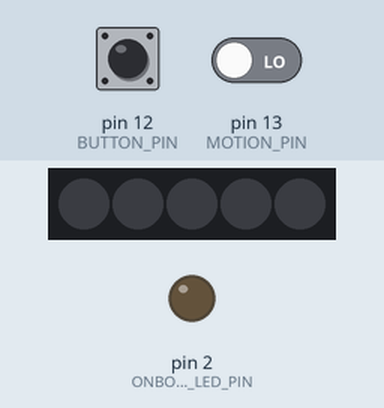
Recording of a sketch running on a simulated Arduino Uno, built with avr-gcc and run on an emulated ATmega328P. Parts: 5 RGB LEDs in strip order, left to right, output pins drawn as LEDs (lit = HIGH). The test bench sets the inputs (shaded band); at power-on: pin 13 (MOTION_PIN) LOW, pin 12 (BUTTON_PIN) HIGH. Random numbers use the default seed unless the sketch sets one.

Above: at 1.2 s.
1.3 s: pin 13 (MOTION_PIN) driven HIGH
At 2.8 s:
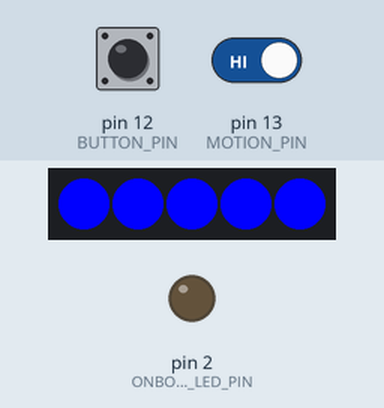
4.3 s: pin 13 (MOTION_PIN) driven LOW
7.3 s: pin 12 (BUTTON_PIN) pulled LOW for 0.15 s
At 7.37 s:
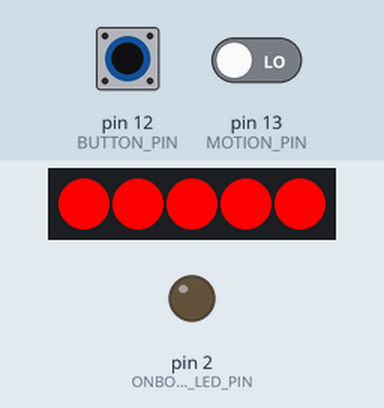
9.2 s: pin 13 (MOTION_PIN) driven HIGH
At 9.93 s:
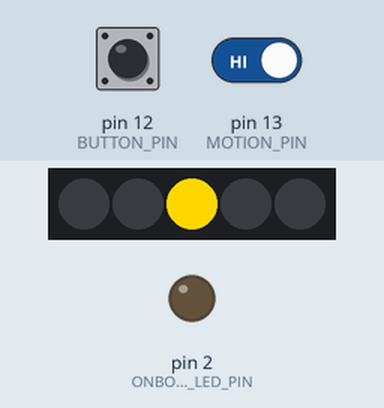
Timing chart, 0 to 11.9 s (numbered marks = the images above; inputs shaded):
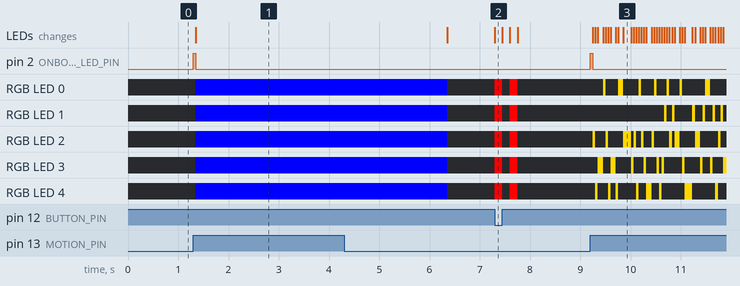

The sketch:

flashy_lights.ino
```cpp
#include <Adafruit_NeoPixel.h>

// Pin assignments
#define MOTION_PIN 13
#define LED_STRIP_PIN 5
#define BUTTON_PIN 12
#define ONBOARD_LED_PIN 2

// LED strip configurations
#define NUM_LEDS 5
Adafruit_NeoPixel strip(NUM_LEDS, LED_STRIP_PIN, NEO_GRB + NEO_KHZ800);

// Blink timings
unsigned long previousMillis = 0;
int blinkCount = 0;
bool blinking = false;
int ledMode = 1;

void setup() {
  // Initialize pins
  pinMode(MOTION_PIN, INPUT);
  pinMode(BUTTON_PIN, INPUT_PULLUP);
  pinMode(ONBOARD_LED_PIN, OUTPUT);

  // Initialize the LED strip
  strip.begin();
  strip.show();
}

void loop() {
  int motion_detected = digitalRead(MOTION_PIN);
  int button_pressed = digitalRead(BUTTON_PIN) == LOW;

  if (motion_detected && !blinking) {
    blinking = true;
    previousMillis = millis();
  }

  if (blinking) {
    digitalWrite(ONBOARD_LED_PIN, HIGH);
    delay(50);
    digitalWrite(ONBOARD_LED_PIN, LOW);
    blinking = false;

    switch (ledMode) {
      case 1:
        ledMode1();
        break;
      case 2:
        ledMode2();
        break;
      case 3:
        ledMode3();
        break;
      case 4:
        ledMode4();
        break;
    }
  }

  if (button_pressed) {
    ledMode = (ledMode % 4) + 1;
    for (int i = 0; i < ledMode; i++) {
      strip.fill(strip.Color(255, 0, 0));
      strip.show();
      delay(150);
      strip.clear();
      strip.show();
      delay(150);
    }
  }
}

void ledMode1() {
  // Blink the LED strip blue for 5 seconds
  strip.fill(strip.Color(0, 0, 255));
  strip.show();
  delay(5000);
  strip.clear();
  strip.show();
}

void ledMode2() {
  // Gold sparkles for 5 seconds
  unsigned long sparkleStart = millis();
  while (millis() - sparkleStart < 5000) {
    int led = random(NUM_LEDS);
    strip.setPixelColor(led, strip.Color(255, 215, 0));
    strip.show();
    delay(50);
    strip.setPixelColor(led, strip.Color(0, 0, 0));
    strip.show();
  }
  strip.clear();
  strip.show();
}

void ledMode3() {
  // Red back and forth like KITT in Knight Rider
  int dir = 1;
  int pos = 0;
  unsigned long kittStart = millis();
  while (millis() - kittStart < 5000) {
    strip.clear();
    strip.setPixelColor(pos, strip.Color(255, 0, 0));
    strip.show();
    delay(67); // Speed up by 1.5x
    pos += dir;
    if (pos == NUM_LEDS - 1 || pos == 0) {
      dir = -dir;
    }
  }
  strip.clear();
  strip.show();
}

void ledMode4() {
  // Smooth color transition from right to left for 5 seconds
  unsigned long transitionStart = millis();
  const uint32_t colors[] = {
    strip.Color(0, 0, 255),    // dark blue
    strip.Color(255, 0, 0),    // dark red
    strip.Color(255, 140, 0),  // dark orange
    strip.Color(255, 200, 0),  // dark yellow
    strip.Color(0, 255, 0),    // dark green
    strip.Color(100, 0, 200),  // dark purple
    strip.Color(139, 0, 139),  // dark magenta
    strip.Color(0, 200, 200),  // dark cyan
    strip.Color(128, 0, 128),  // dark mauve
    strip.Color(75, 0, 130)    // deep indigo
  };
  const int numColors = sizeof(colors) / sizeof(colors[0]);

  while (millis() - transitionStart < 5000) {
    uint32_t color = colors[random(numColors)];

    for (int i = NUM_LEDS - 1; i >= 0; i--) {
      for (int j = NUM_LEDS - 1; j >= i; j--) {
        strip.setPixelColor(j, color);
      }
      strip.show();
      delay(100);
    }
  }
  strip.clear();
  strip.show();
}
```

Measured:
- after the input at 1.3 s, pin 2 (ONBOARD_LED_PIN): LOW → HIGH at once, → LOW 0.05 s later; RGB LED 0–4: off → RGB(0, 0, 255) after 0.05 s; the LEDs: change after 0.05 s (image 1)
- after the input at 7.3 s, RGB LED 0–4: alternates RGB(255, 0, 0) for 0.15 s and off for 0.15 s, 4 changes in all, then stays off, starting at once; the LEDs: change at once (image 2)
- after the input at 9.2 s, pin 2 (ONBOARD_LED_PIN): LOW → HIGH at once, → LOW 0.05 s later; RGB LED 3: off → RGB(255, 215, 0) after 0.15 s, → off 0.10 s later, → RGB(255, 215, 0) 0.15 s later, → off 0.10 s later, … (19 changes in this stretch); the LEDs: change after 0.05 s (image 3)
